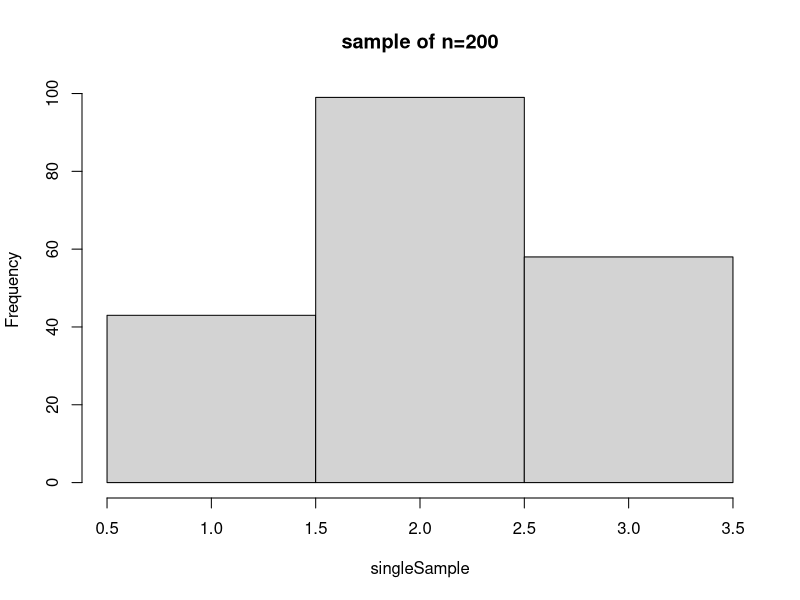
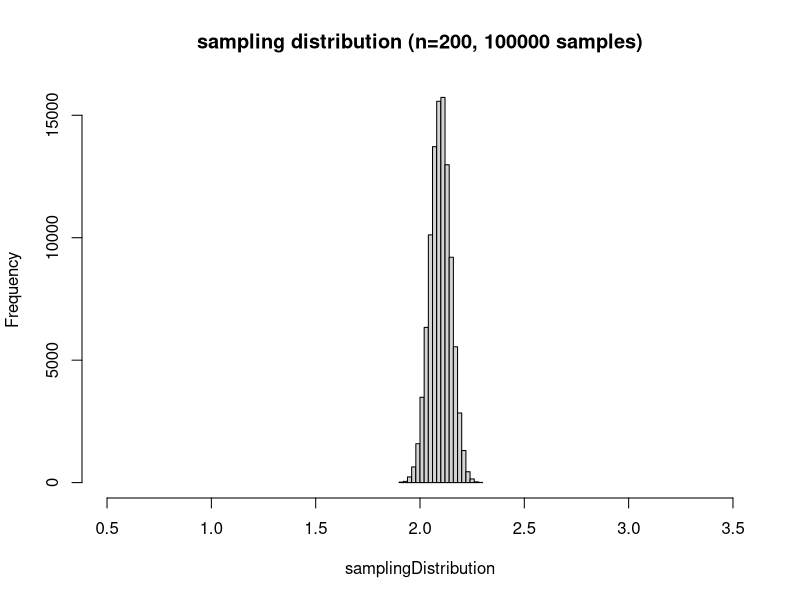
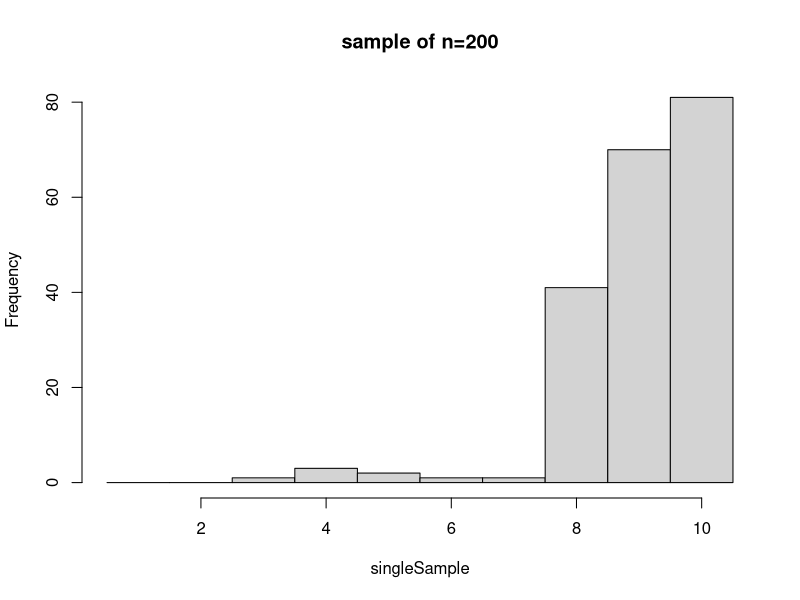
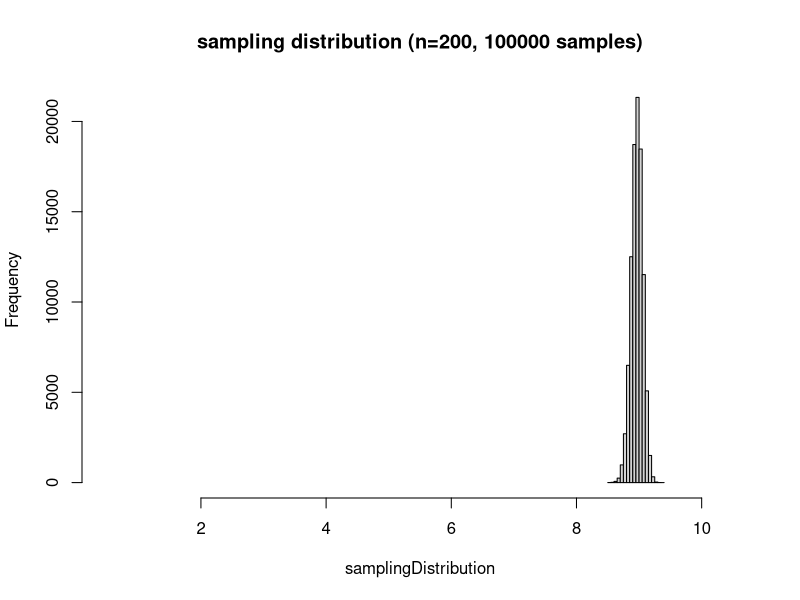
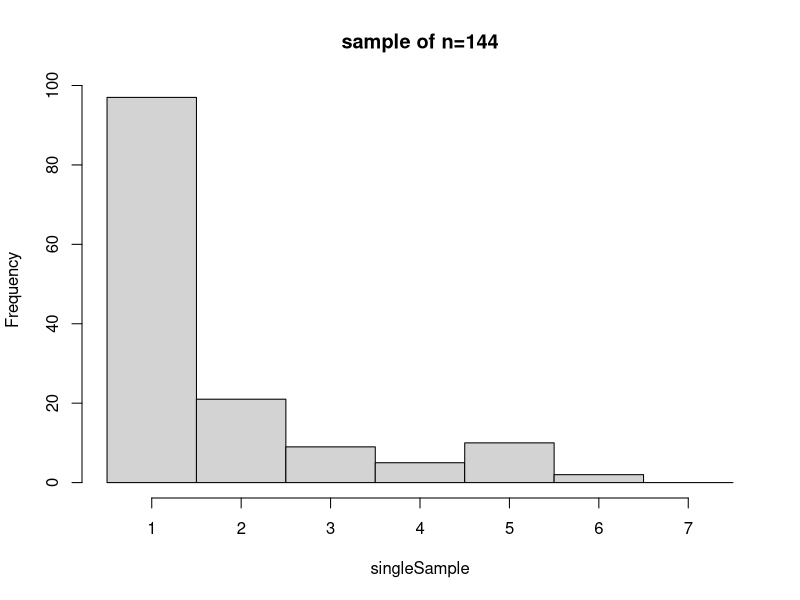
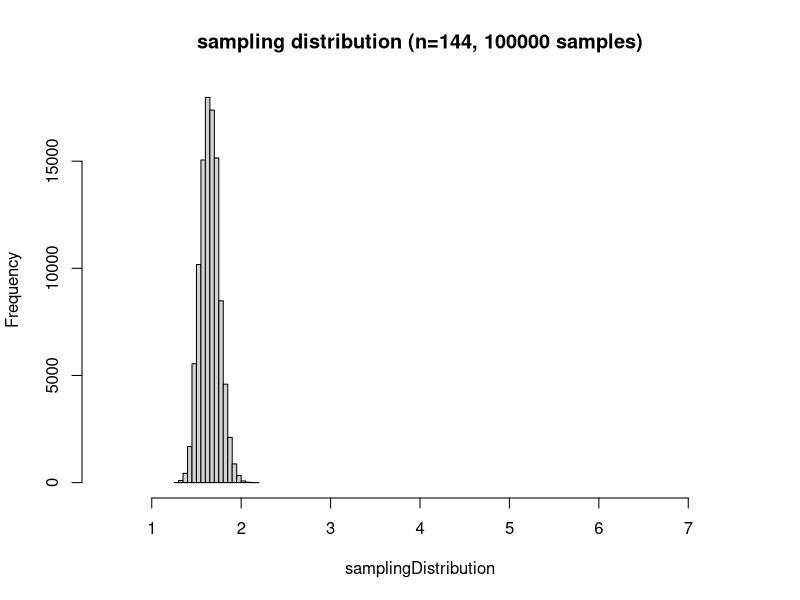
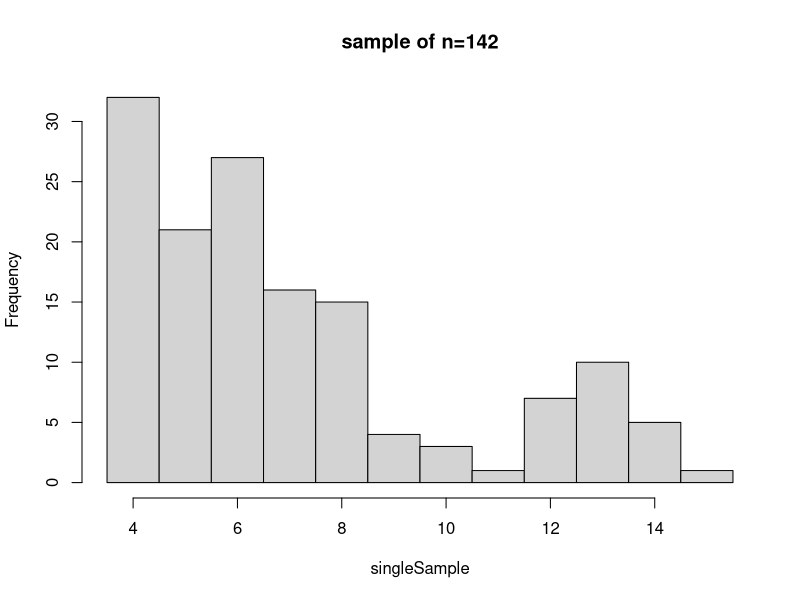
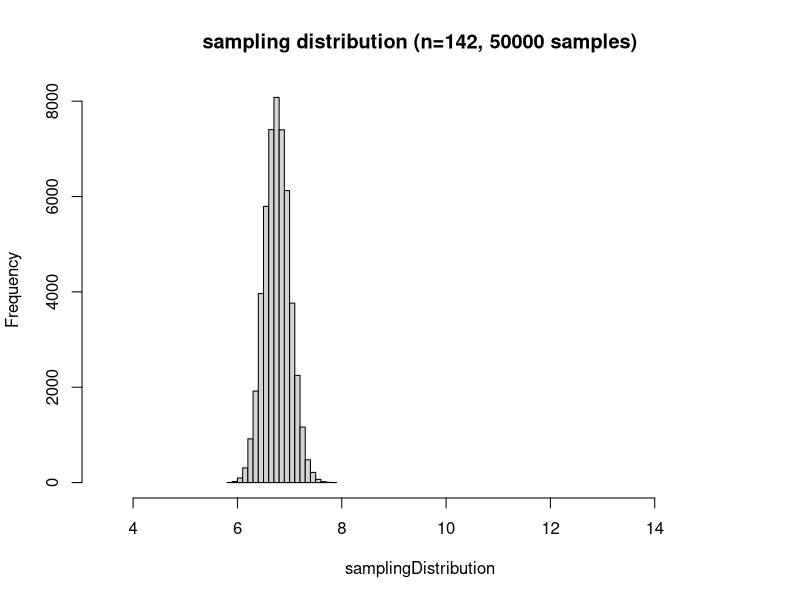

The R script that drew these images, in order:
### e1071 contains the kurtosis and skewness functions
if (!is.element("e1071", installed.packages()[,1])) {
  install.packages("e1071");
}
### Load package
require(e1071);

### Function definition
samplingDistribution <- function(popValues = c(0, 1), popFrequencies = c(50, 50),
                                 sampleSize = 100, samples = 100,
                                 showSingleSample=FALSE, savePlot=FALSE, digits=3) {
  
  ### Temporarily store scientific notation threshold
  tempSciPen <- getOption("scipen");
  ### Set at 10 + digits
  options(scipen=10+digits);

  ### Take samples samples of sampleSize people and store the means
  ### (first generate an empty vector to store the means)
  samplingDistribution <- c();
  for (i in 1:samples) {
    samplingDistribution[i] <- mean(sample(popValues, size=sampleSize,
                                           replace=TRUE, prob=popFrequencies));
  }
  
  ### We need to tell the hist() function where to put
  ### the breaks. We will determine this by computing
  ### the distances between the different possible
  ### population values.
  firstVector <- popValues[-length(popValues)];
  secondVector <- popValues[-1];
  diffVector <- secondVector - firstVector;
  ### We can now divide these distances by two. When we then add the resulting
  ### vector to each population value (except the last one of course), we get
  ### the break points.
  diffVector <- diffVector/ 2;
  breaksVector <- popValues[-length(popValues)] + diffVector;
  ### Add the minimum value to the beginning
  breaksVector <- c(popValues[1] - diffVector[1], breaksVector);
  ### Add the maximum value to the end
  breaksVector[length(breaksVector)+1] <- popValues[length(popValues)] + diffVector[length(diffVector)];

  if (showSingleSample) {
    ### Take a sample of sampleSize people to show the distribution
    singleSample <- sample(popValues, size=sampleSize,
                           replace=TRUE, prob=popFrequencies);
    
    ### Maybe save plot to file
    if (savePlot) {
      png(filename=paste0("sample of n=", sampleSize, ".png"), height=300, width=600,
          bg="white");
    }
    ### Show or save the sample distribution
    hist(singleSample, breaks=breaksVector,
         main=paste0("sample of n=", sampleSize));
    if (savePlot) {
      dev.off();
    }
    
    ### If there are more than 5000 datapoints, only use the first 5000 datapoints
    if (length(singleSample) < 5000) {
      normality <- shapiro.test(singleSample);
      normTest <- paste0("Shapiro-Wilk normality test: p=", round(normality$p.value, digits),
                  " (W=", round(normality$statistic, digits),
                  "; based on ", sampleSize, " observations)");
    }
    else {
      normality <- shapiro.test(singleSample[1:5000]);
      normTest <- paste0("Shapiro-Wilk normality test: p=", round(normality$p.value, digits),
                         " (W=", round(normality$statistic, digits),
                         "; NOTE: based on the first 5000 of ",
                         sampleSize, " observations)");
    }
    ### Show output
    cat(paste0("Sample of n=", sampleSize, "\n",
               "Mean=", round(mean(singleSample), digits),
               ", SD=", round(sqrt(var(singleSample)), digits),
               ", Kurtosis=", round(kurtosis(singleSample), digits),
               ", Skewness=", round(skewness(singleSample), digits),
               "\nEstimated standard error (n = ",  sampleSize,"): ",
               round(sqrt(var(singleSample)) / sqrt(sampleSize), digits),
               "\n", normTest, "\n\n"));
    
  }
  
  ### Maybe save plot to file
  if (savePlot) {
    png(filename=paste0("sampling distribution (n=", sampleSize, ", ",
                        samples, " samples).png"), height=300, width=600,
        bg="white");
  }
  ### Show or save the sampling distribution
  ### Note that we don't use "breaks=breaksVector" because
  ### the sampling distribution contains mans, which have
  ### much higher granularity than the population values.
  ### However, we do maintain the minimum and maximum scores.
  hist(samplingDistribution, xlim=range(breaksVector),
       main=paste0("sampling distribution (n=", sampleSize, ", ", samples, " samples)"));
  if (savePlot) {
    dev.off();
  }
  
  ### If there are more than 5000 datapoints, only use the first 5000 datapoints
  if (length(samplingDistribution) < 5000) {
    normality <- shapiro.test(samplingDistribution);
    normTest <- paste0("Shapiro-Wilk normality test: p=", round(normality$p.value, digits),
                       " (W=", round(normality$statistic, digits),
                       "; based on ", samples, " observations)");
  }
  else {
    normality <- shapiro.test(samplingDistribution[1:5000]);
    normTest <- paste0("Shapiro-Wilk normality test: p=", round(normality$p.value, digits),
                       " (W=", round(normality$statistic, digits),
                       "; NOTE: based on the first 5000 of ",
                       samples, " observations)");
  }
  ### Show output
  cat(paste0("Sampling distribution of ", samples, " samples of n=", sampleSize, "\n",
             "Mean=", round(mean(samplingDistribution), digits),
             ", SD=", round(sqrt(var(samplingDistribution)), digits),
             ", Kurtosis=", round(kurtosis(samplingDistribution), digits),
             ", Skewness=", round(skewness(samplingDistribution), digits),
             "\n", normTest, "\n\n"));
  
  options(scipen=tempSciPen);
  
}

### Create a distribution of three possible values
popValues <- c(1, 2, 3);
popFrequencies <- c(20, 50, 30);

### Show the sampling distribution for samples of 5, 10, and 50 people
samplingDistribution(popValues = popValues, popFrequencies = popFrequencies,
                     sampleSize = 200, samples = 100000, showSingleSample=TRUE, digits=5);

### Create a very skewed distribution of ten possible values
popValues <- c(1, 2, 3, 4, 5, 6, 7, 8, 9, 10);
popFrequencies <- c(2, 4, 8, 6, 10, 15, 12, 200, 350, 400);

### Show the sampling distribution for samples of 5, 10, and 50 people
samplingDistribution(popValues = popValues, popFrequencies = popFrequencies,
                     sampleSize = 200, samples = 100000, showSingleSample=TRUE, digits=5);

### Create a skewed distribution of seven possible values
popValues <- c(1, 2, 3, 4, 5, 6, 7);
popFrequencies <- c(70, 15, 5, 4, 3, 2, 1);

### Show the sampling distribution for a sample of 144 people
samplingDistribution(popValues = popValues, popFrequencies = popFrequencies,
                     sampleSize = 144, samples = 100000, showSingleSample=TRUE, digits=5);

### Input a very skewed sample
popValues <- c(4, 5, 6, 7, 8, 9, 10, 11, 12, 13, 14, 15);
popFrequencies <- c(37, 20, 28, 18, 10, 8, 4, 1, 3, 6, 4, 3);

### Show the sampling distribution for this sample
samplingDistribution(popValues = popValues, popFrequencies = popFrequencies,
                     sampleSize = sum(popFrequencies), samples = 50000, showSingleSample=TRUE, digits=5);

### Input sample from paper to review for HRJ
popValues <- c(1:15);
popFrequencies <- c(150, 200, 100, 50, 40, 30, 20, 10, 0, 5, 3, 2, 1, 2, 1);

### Show the sampling distribution for this sample
samplingDistribution(popValues = popValues, popFrequencies = popFrequencies,
                     sampleSize = 50, samples = 50000, showSingleSample=TRUE, digits=5);
